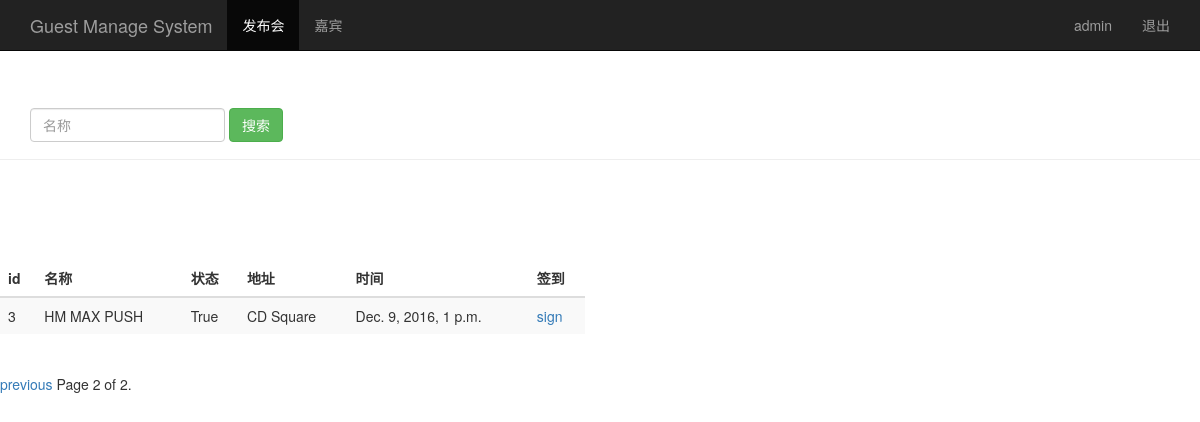
Page /event_manage/?page=2 (signed in) on the committed database.
### sign/models.py (models this page shows, shortened)
class Event(models.Model):
	name = models.CharField(max_length=100) #发布会标题
	limit = models.IntegerField() #参加人数
	status = models.BooleanField() #状态
	address = models.CharField(max_length=200) #地址
	start_time = models.DateTimeField('event_time') #发布会时间
	creat_time = models.DateTimeField(auto_now=True) #创建时间（自动获取当前时间）

### sign/views.py (the view)
# urls.py: url(r'^event_manage/$', views.event_manage),
@login_required
def event_manage(request):
	event_list = Event.objects.all()
	username = request.session.get('user','')
	paginator = Paginator(event_list, 2)
	p = request.GET.get('page')
	try:
		events = paginator.page(p)
	except PageNotAnInteger:
		events = paginator.page(1)
	except EmptyPage:
		events = paginator.page(paginator.num_pages)
	return render(request, 'event_manage.html',{'user':username,'events':events})

### sign/templates/event_manage.html (shortened to what this page needs)
<!DOCTYPE html>
<html lang="zh-CN">
<head>
    {% load bootstrap3 %}
    {% bootstrap_css %}
</head>
<body>
    <nav class="navbar navbar-inverse navbar-fixed-top">
    	<div class="container">
    		<div class="navbar-header">
    			<a href="/event_manage/" class="navbar-brand"> Guest Manage System</a>
    		</div>
    		<div id='navbar' class="collapse navbar-collapse">
    			<ul class='nav navbar-nav'>
    				<li class="active"><a href="#">发布会</a></li>
    				<li><a href="/guest_manage">嘉宾</a></li>
    			</ul>
    			<ul class="nav navbar-nav navbar-right">
    				<li><a href="#">{{user}}</a></li>
    				<li><a href="/logou/">退出</a></li>
    			</ul>
    		</div>
    	</div>
    </nav>
    <div class='page-header' style="padding-top: 60px;">
    	<div id='navbar' class="navbar-collapse collapse">
    		<form class="navbar-form" method="get" action="/search_name">
    			<div class="form-group">
    				<input type="text" name="name" placeholder="名称" class="form-control">
    			</div>
    			<button type="submit" class="btn btn-success">搜索</button>
    		</form>
    	</div>
    </div>
    <div class="row" style="padding-top: 80px;">
    	<div class="col-md-6">
    		<table class="table table-striped">
    			<thead>
    				<tr>
    					<th>id</th><th>名称</th><th>状态</th><th>地址</th><th>时间</th><th>签到</th>
    				</tr>
    			</thead>
    			<tbody>
    				{% for event in events %}
    					<tr>
    						<td>{{ event.id }}</td>
    						<td>{{ event.name }}</td>
    						<td>{{ event.status }}</td>
    						<td>{{ event.address }}</td>
    						<td>{{ event.start_time }}</td>
                            <td>
                                <a href="/sign_index/{{event.id}}/" target='{{event.id}}_blank'>sign</a>
                            </td>
    					</tr>
    				{% endfor %}
    			</tbody>
    		</table>
    	</div>
    </div>
    <div class='pagination'>
        <span class='step-links'>
            {% if events.has_previous %}
                <a href="?page={{events.previous_page_number}}">previous</a>
            {% endif %}
                <span class='current'>
                    Page {{events.number}} of {{events.paginator.num_pages}}.
                </span>
        </span>
    </div>
</html>

### rows in the picture
Event: id "3", name "HM MAX PUSH", status "True", address "CD Square", start_time "Dec. 9, 2016, 1 p.m."

### other values in the picture
{{ user }} "admin"
{{ events.number }} "2"
{{ events.paginator.num_pages }} "2"
